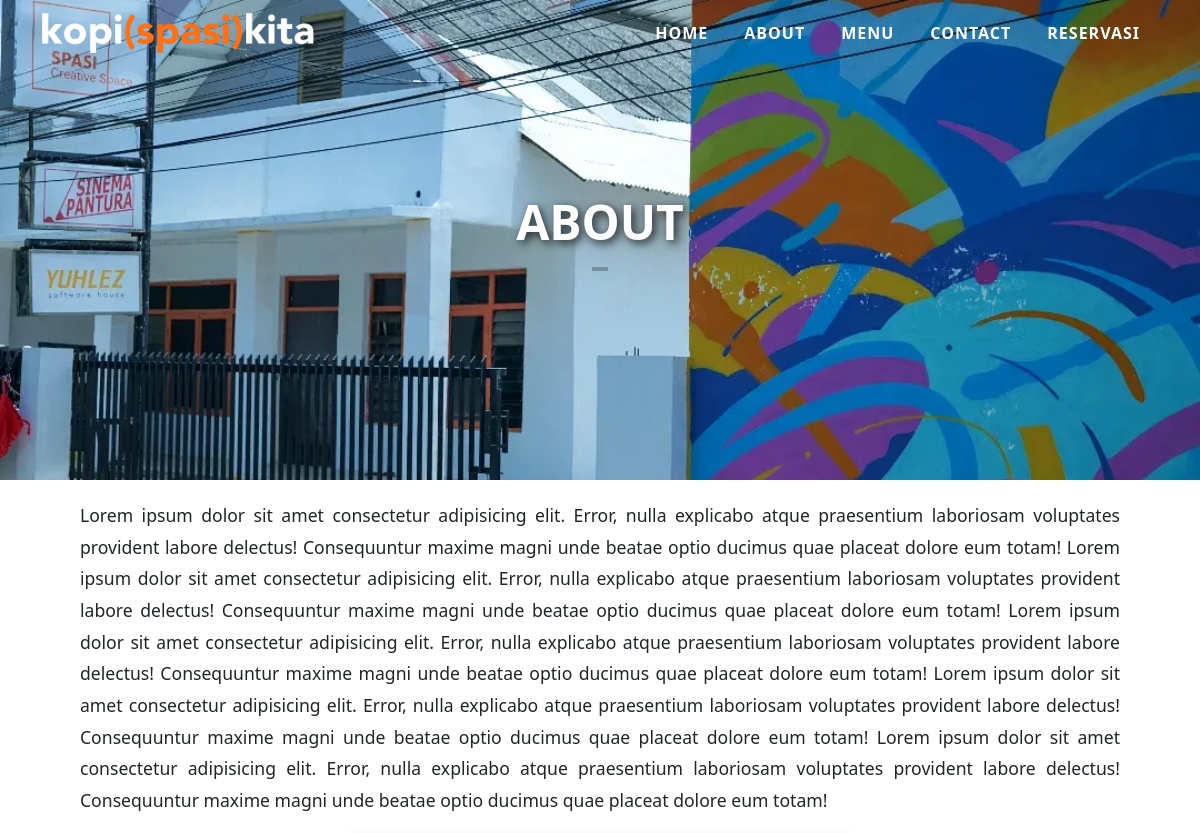
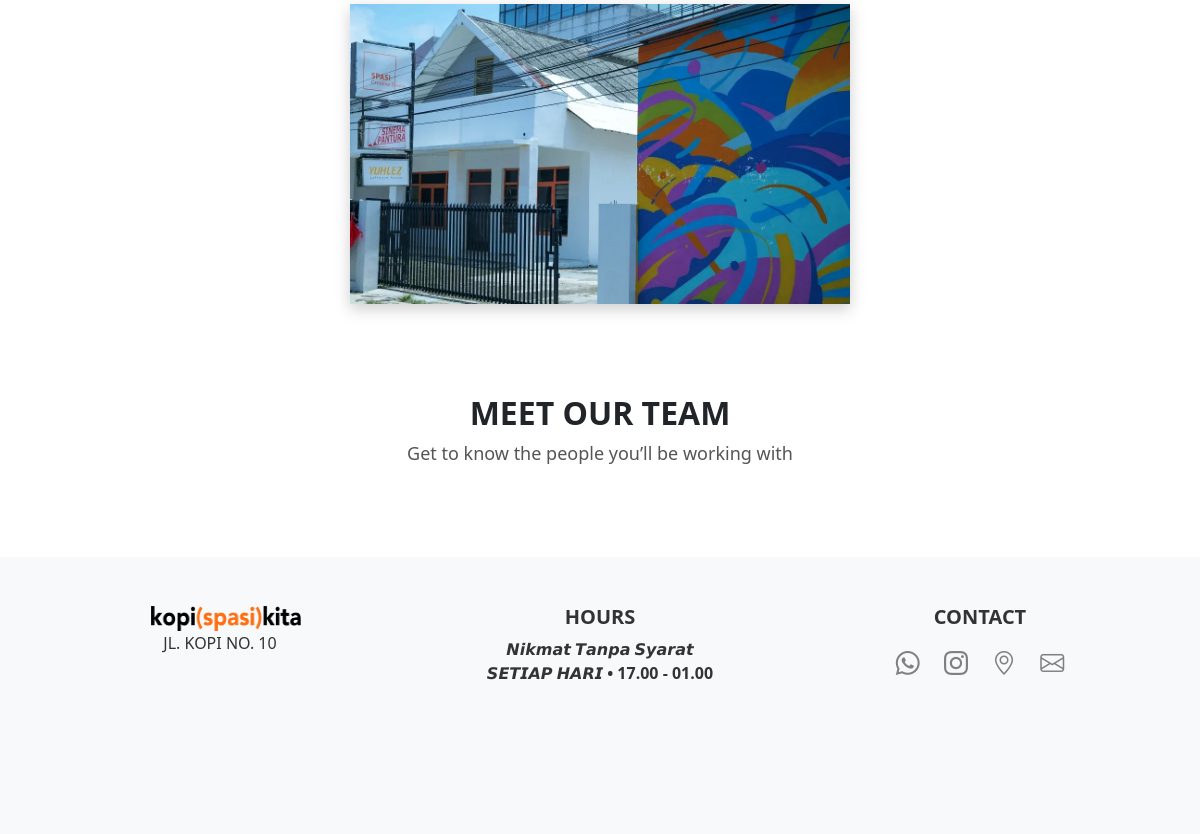
Before: /index.php/main/about with the older database file (2 pictures, top to bottom).
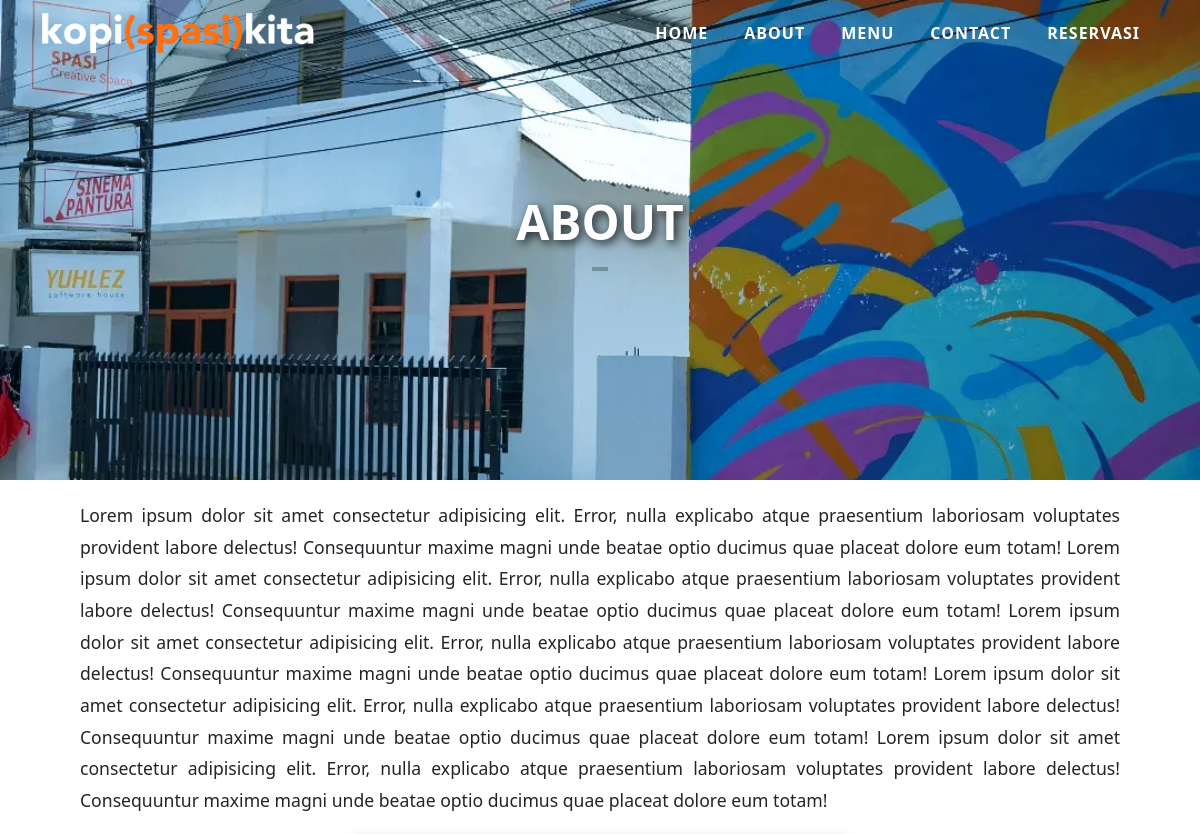
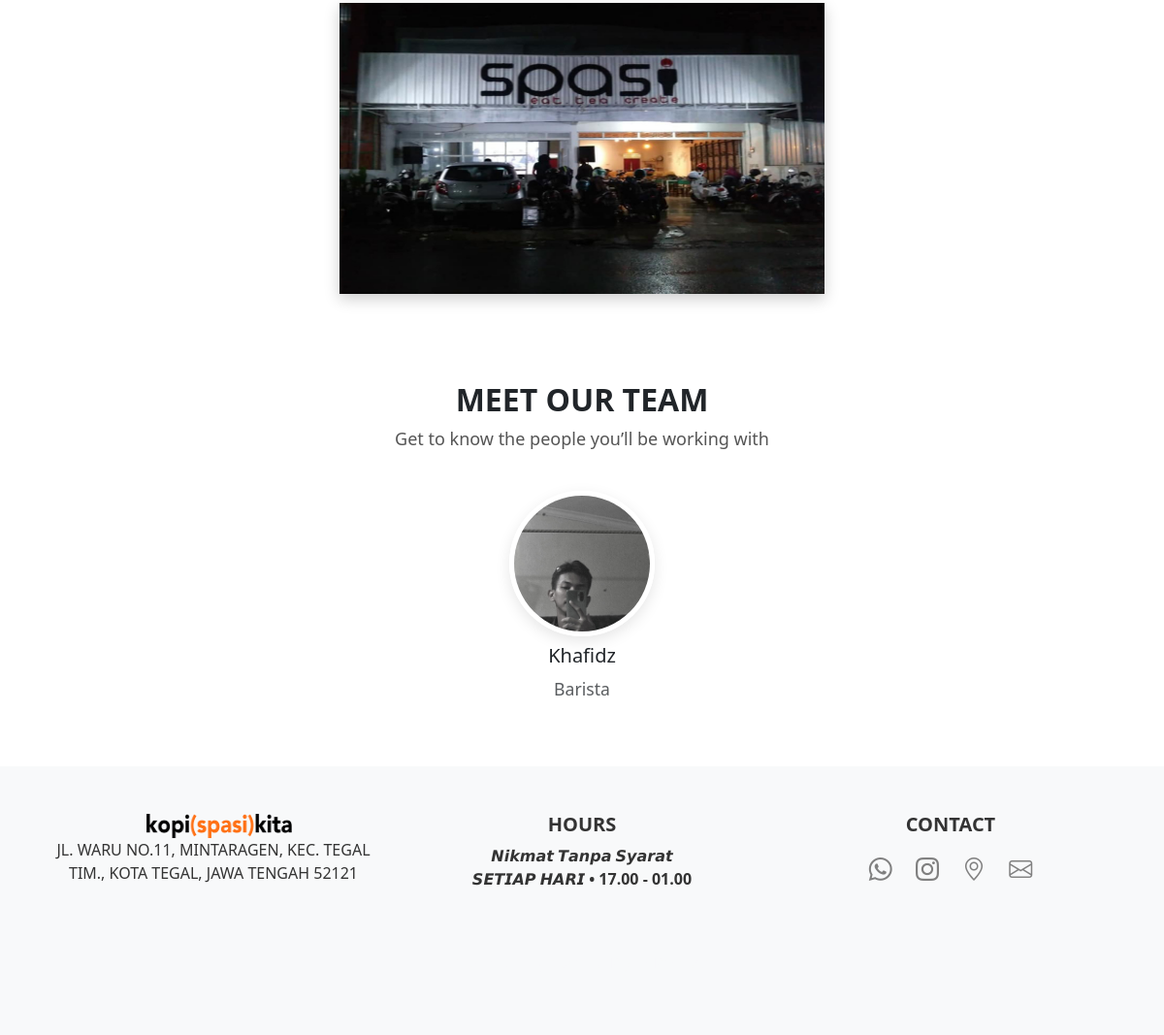
After: the same page with the newer database file (2 pictures, top to bottom).
### tables this page shows
CREATE TABLE `setting` (
  `id` int NOT NULL,
  `instagram` varchar(255) DEFAULT NULL,
  `facebook` varchar(255) DEFAULT NULL,
  `twitter` varchar(255) DEFAULT NULL,
  `youtube` varchar(255) DEFAULT NULL,
  `about_img` varchar(255) DEFAULT NULL,
  `about_desk` text,
  `ourstory_img` varchar(255) DEFAULT NULL,
  `ourstory_desk` text,
  `maps` text,
  `alamat` text,
  `whatsapp` varchar(20) DEFAULT NULL,
  `email` varchar(255) DEFAULT NULL
);

CREATE TABLE `team` (
  `id` int NOT NULL,
  `nama` varchar(100) NOT NULL,
  `gambar` varchar(255) NOT NULL,
  `peran` varchar(50) NOT NULL
);

### application/controllers/Main.php (called while the page is built, shortened)
<?php
class Main extends CI_Controller {
    public function __construct() {
        $this->load->helper('url');
        $this->load->model('M_menu');
        $this->load->model('M_about');
        $this->load->model('M_testi');
        $this->load->model('M_setting');
        $this->load->model('M_team');
        $this->load->model('M_contact');
    }
    public function about() {
        $data['setting'] = $this->M_setting->get_setting();
        $data['about'] = $this->M_about->get();
        $data['team'] = $this->M_team->get_all();
        $data['title'] = "About - kopi(spasi)kita";
        $this->load->view('main/header',$data);
        $this->load->view('main/navbar');
        $this->load->view('main/about',$data);
        $this->load->view('main/footer',$data);
    }
}

### index.php (called while the page is built, shortened)
<?php
require_once BASEPATH.'core/CodeIgniter.php';

### application/models/M_about.php (called while the page is built, shortened)
<?php
class M_about extends CI_Model {
    public function get()
    {
        return $this->db->get('setting')->row();
    }
}

### application/models/M_setting.php (called while the page is built, shortened)
<?php
class M_setting extends CI_Model {
    private $table = "setting";
    public function get_setting() {
        return $this->db->get($this->table)->row();
    }
}
?>

### application/models/M_team.php (called while the page is built, shortened)
<?php
class M_team extends CI_Model
{
    public function get_all() {
        return $this->db->get('team')->result();
    }
}
?>

### application/views/main/about.php (the view)
<div class="hero">
    <img src="<?= base_url('assets/img/kopispasi.jpg'); ?>" class="hero-img">
    <div class="hero-content">
        <h1 style="font-size: 3rem; font-weight: bold; text-transform: uppercase;
        text-shadow: 3px 3px 10px rgba(0, 0, 0, 0.8);">ABOUT</h1>
        <hr style="border: 2px solid rgb(0, 0, 0); width: 10%; margin-left: 45%;">
    </div>
</div>
<div class="content">
    <p style="font-size: 1.3rem;">
    <?= $about->about_desk; ?>
    </p>
    <img src="<?= base_url('uploads/about/' . $about->about_img); ?>" class="img-fluid" style="width: 500px; height: 300px;">
</div>
<section class="team-section">
    <h2 class="team-title">MEET OUR TEAM</h2>
    <p class="team-subtitle">Get to know the people you’ll be working with</p>
    <div class="container">
        <div class="row justify-content-center">
            <?php foreach ($team as $t) : ?>
                <div class="col-md-2 col-6 text-center team-member">
                    <img src="<?= base_url('uploads/team/' . $t->gambar); ?>" alt="<?= $t->nama; ?>" width="100">
                    <h5 class="team-name mt-2"><?= $t->nama; ?></h5>
                    <p class="team-role text-muted"><?= $t->peran; ?></p>
                </div>
            <?php endforeach; ?>
        </div>
    </div>
</section>

### application/views/main/header.php (shortened to what this page needs)
<!DOCTYPE html>
<html lang="id">
<head>
    <link href="https://cdn.jsdelivr.net/npm/bootstrap@5.3.3/dist/css/bootstrap.min.css" rel="stylesheet">
    <link rel="stylesheet" href="<?= base_url('assets/css/style.css'); ?>">
    <link rel="stylesheet" href="<?= base_url('assets/css/bootstrap.css'); ?>">
    <link href="https://unpkg.com/aos@2.3.1/dist/aos.css" rel="stylesheet">
    <link rel="stylesheet" href="https://cdn.jsdelivr.net/npm/bootstrap-icons/font/bootstrap-icons.css">
</head>
<body>

### application/views/main/navbar.php (shortened to what this page needs)
<nav class="navbar navbar-expand-lg fixed-top">
    <div class="container">
        <a class="navbar-brand" href="<?= base_url(); ?>" data-aos="fade-right">
            <img src="<?= base_url('assets/img/kopi(spasi)kita.png'); ?>" class="logo" id="logo"
                 data-light-logo="<?= base_url('assets/img/kopi(spasi)kita.png'); ?>"
                 data-dark-logo="<?= base_url('assets/img/kopi(spasi)kita hitam.png'); ?>">
        </a>
        <div class="collapse navbar-collapse d-none d-lg-block" id="navbarNav">
            <ul class="navbar-nav ms-auto">
                <li class="nav-item"><a class="nav-link" href="<?= site_url('/'); ?>">HOME</a></li>
                <li class="nav-item"><a class="nav-link" href="<?= site_url('about'); ?>">ABOUT</a></li>
                <li class="nav-item"><a class="nav-link" href="<?= site_url('menu'); ?>">MENU</a></li>
                <li class="nav-item"><a class="nav-link" href="<?= site_url('contact'); ?>">CONTACT</a></li>
                <li class="nav-item"><a class="nav-link" href="<?= site_url('reservasi'); ?>">RESERVASI</a></li>
            </ul>
        </div>
    </div>
</nav>

### application/views/main/footer.php (shortened to what this page needs)
<footer class="footer py-5 bg-gray">
    <div class="container text-center">
        <div class="row">
            <div class="col-md-4 mb-4">
                <a class="footer-brand">
                    <img src="<?= base_url('assets/img/kopi(spasi)kita hitam.png'); ?>" alt="Warung Spasi Logo" class="me-2" width="150">
                </a>
                <p class="text-uppercase"><?= strtoupper($setting->alamat); ?></p>
            </div>
            <div class="col-md-4 mb-4">
                <h5 class="fw-bold ">HOURS</h5>
                <p>𝙉𝙞𝙠𝙢𝙖𝙩 𝙏𝙖𝙣𝙥𝙖 𝙎𝙮𝙖𝙧𝙖𝙩 <br>
                    <strong>𝙎𝙀𝙏𝙄𝘼𝙋 𝙃𝘼𝙍𝙄 • 17.00 - 01.00</strong>
                </p>
            </div>
            <div class="col-md-4 mb-4">
                <h5 class="fw-bold ">CONTACT</h5>
                <div class="social-icons mt-3">
                    <a href="<?= $setting->whatsapp; ?>" target="_blank" class="social-link" title="Facebook"><i class="bi bi-whatsapp"></i></a>
                    <a href="<?= $setting->instagram; ?>" target="_blank" class="social-link" title="Instagram"><i class="bi bi-instagram"></i></a>
                    <a href="<?= $setting->alamat; ?>" target="_blank" class="social-link" title="Twitter"><i class="bi bi-geo-alt"></i></a>
                    <a href="<?= $setting->email; ?>" target="_blank" class="social-link" title="YouTube"><i class="bi bi-envelope"></i></a>
                </div>
            </div>
        </div>
        <div class="mt-4">
            <p class="text-light small">&copy; <?= date('Y'); ?> Warung Spasi. All Rights Reserved.</p>
        </div>
    </div>
</footer>

### assets/css/style.css (style rules this page uses)
html, body { overflow-x: hidden; width: 100%; }
.navbar { transition: background-color 0.3s ease-in-out, box-shadow 0.3s ease-in-out; background: transparent; padding: 15px 20px; position: fixed; top: 0; left: 0; width: 100%; z-index: 900; }
.logo { height: 40px; transition: 0.3s; }
.navbar .nav-link { color: white; transition: color 0.3s ease-in-out; }
.navbar-nav .nav-item { position: relative; padding: 5px 10px; }
.navbar-nav .nav-link { font-weight: bold; font-size: 1rem; letter-spacing: 1px; color: white; position: relative; transition: color 0.3s ease-in-out; }
.navbar-nav .nav-item::after { content: ""; position: absolute; left: 50%; bottom: 0; width: 0%; height: 2px; background: #fcb040; transition: width 0.3s ease, left 0.3s ease; }
.content { font-size: 1.3rem; }
.hero { position: relative; width: 100vw; height: 60vh; display: flex; align-items: center; justify-content: center; text-align: center; overflow: hidden; background-color: black; }
.hero-img { width: 100vw; height: 60vh; object-fit: cover; display: block; }
.hero-content { position: absolute; color: white; text-align: center; padding: 20px; z-index: 10; }
.hero-content h1 { font-size: 3rem; font-weight: bold; text-transform: uppercase; text-shadow: 3px 3px 10px rgba(0, 0, 0, 0.8); }
.content { padding: 50px; text-align: center; }
.footer { background-color: #f8f9fa; color: #333; }
.footer a { text-decoration: none; }
.footer-brand img { height: 25px; margin-left: 20px; }
.text-muted { font-size: 1.1rem; line-height: 1.6; color: #666; }
.team-section { text-align: center; padding: 50px 20px; }
.team-title { font-weight: bold; }
.team-subtitle { color: #555; font-size: 18px; margin-bottom: 40px; }
.team-member img { width: 150px; height: 150px; object-fit: cover; border-radius: 50%; border: 5px solid #fff; box-shadow: 0px 5px 15px rgba(0, 0, 0, 0.1); }
.content { width: 90%; margin: auto; padding: 20px; }
.content p { text-align: justify; margin-bottom: 15px; line-height: 1.8; font-size: 1.1rem !important; }
.content img { display: block; margin: 20px auto; box-shadow: 0px 5px 15px rgba(0, 0, 0, 0.2); }

### application/views/main/footer.php (style rules this page uses)
.social-icons a { display: inline-block; font-size: 24px; margin: 0 10px; color: gray; transition: transform 0.3s, color 0.3s; }

Changed rows visible on the page:
changed setting: about_img: a different picture; alamat "JL. KOPI NO. 10" → "JL. WARU NO.11, MINTARAGEN, KEC. TEGAL TIM., KOTA TEGAL, JAWA TENGAH 52121"
added team: gambar (picture), nama "Khafidz", peran "Barista"
